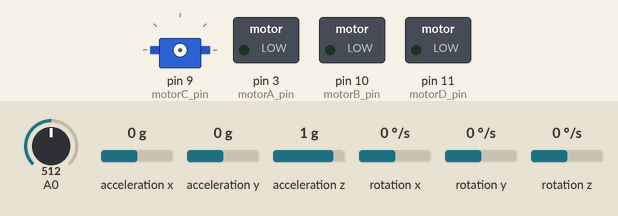
The sketch below on a simulated Arduino Uno, built with avr-gcc and run on an emulated ATmega328P. Shown: servo, switched loads named in the sketch (green lamp = pin HIGH). Wiring (inferred from the names in the program): MPU-6050 motion sensor at I2C address 0x68. The inputs (shaded band) are chosen by the test bench; at power-on: A0 = 512, acceleration x 0 g, acceleration y 0 g, acceleration z 1 g, rotation x 0 °/s, rotation y 0 °/s, rotation z 0 °/s.

Above: at 0.1 s.
At 1.9 s:
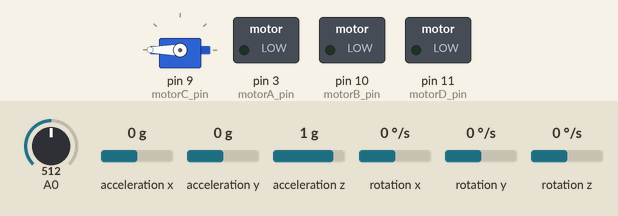
2.0 s: A0 set to 117
At 5.0 s:
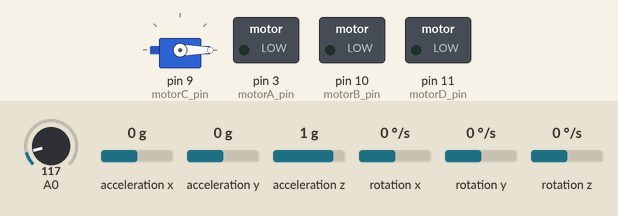
9.4 s: A0 set to 104
Timing chart, 0 to 18.9 s (numbered marks = the images above; inputs shaded):
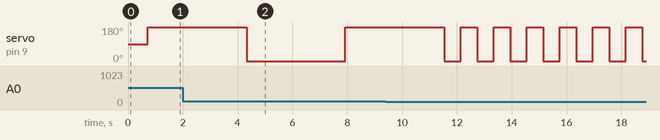

The sketch:

sketch_last.ino
```cpp
#include<Wire.h>
#include <Servo.h> //서보모터 라이브러리 사용

#define THROTTLE_MAX 255
#define THROTTLE_MIN 0

Servo myservo;

char ch;

int distance = 0; //Cm로 계산된 거리값을 저장해두기위해 변수를 선언합니다.
int volt = 0;

//MSP프로토콜 설정//
enum {
  START,
  CMD,
  ROLL,
  PITCH,
  YAW,
  THROTTLE,
  AUX,
  CRC,
};
uint8_t mspPacket[8];

const int MPU_addr = 0x68; //MPU Address//
int16_t AcX, AcY, AcZ, Tmp, GyX, GyY, GyZ; //가속도 센서값, 자이로 센서값//

//Roll, Pitch, Yaw 각도를 저장하기 위한 변수, 상보필터 저장 변수//
float accel_angle_x, accel_angle_y, accel_angle_z;
float filtered_angle_x, filtered_angle_y, filtered_angle_z;

//메시지 출력을 위한 알려주는 변수. extern으로 선언 시 선언된 변수가 어딘가에 있다는 것을 아두이노 소프트웨어에 알릴 때 사용//
extern float roll_output, pitch_output, yaw_output;
extern float motorA_speed, motorB_speed, motorC_speed, motorD_speed;

//보정형 변수//
float baseAcX, baseAcY, baseAcZ;
float baseGyX, baseGyY, baseGyZ;

//시간관련 값//
float dt;
unsigned long t_now;
unsigned long t_prev;

//자이로 센서를 이용한 각도구하기//
float gyro_x, gyro_y, gyro_z;

//이중루프PID에서 제어할 변수들(Roll, Pitch, Yaw)//
float roll_target_angle = 0.0;
float roll_angle_in;
float roll_rate_in;
float roll_stabilize_kp = 1;
float roll_stabilize_ki = 0;
float roll_rate_kp = 1;
float roll_rate_ki = 0;
float roll_stabilize_iterm;
float roll_rate_iterm;
float roll_output;

float pitch_target_angle = 0.0;
float pitch_angle_in;
float pitch_rate_in;
float pitch_stabilize_kp = 1;
float pitch_stabilize_ki = 0;
float pitch_rate_kp = 1;
float pitch_rate_ki = 0;
float pitch_stabilize_iterm;
float pitch_rate_iterm;
float pitch_output;

float yaw_target_angle = 0.0;
float yaw_angle_in;
float yaw_rate_in;
float yaw_stabilize_kp = 1;
float yaw_stabilize_ki = 0;
float yaw_rate_kp = 1;
float yaw_rate_ki = 0;
float yaw_stabilize_iterm;
float yaw_rate_iterm;
float yaw_output;

float base_roll_target_angle;
float base_pitch_target_angle;
float base_yaw_target_angle;

float roll_balancing_force;
float pitch_balancing_force;
float yaw_balancing_force;

extern float roll_target_angle;
extern float pitch_target_angle;
extern float yaw_target_angle;

//모터의 속도제어를 위한 값//
float throttle = 0;
float motorA_speed, motorB_speed, motorC_speed, motorD_speed;

//드론 프롭이 연결되어 있는 핀 정보//
int motorA_pin = 3;
int motorB_pin = 10;
int motorC_pin = 9;
int motorD_pin = 11;

void setup() {
  // put your setup code here, to run once:
  Serial.begin(115200); //HM-10(블루투스)로 부터 데이터를 받기 위해서 선언//
  initMPU6050(); //MPU6050초기화//
  calibAccelGyro(); //가속도 자이로 센서의 초기 평균값을 구한다.//
  initDT(); //시간 간격 초기화//
  initYPR(); //Roll, Pitch, Yaw의 초기각도 값을 설정(평균을 구해 초기 각도로 설정, 호버링을 위한 목표 각도로 사용)//
  initMotorSpeed(); //모터의 속도를 초기화//

   myservo.attach(9);   // 9번 핀
}
///////////////////////
void initMPU6050(){
  //MPU6050 초기화//
  Wire.begin();
  Wire.beginTransmission(MPU_addr);
  Wire.write(0x6B);
  Wire.write(0);
  Wire.endTransmission(true); //I2C의 제어권을 반환//
}
/////////////////////////
void calibAccelGyro(){
  float sumAcX = 0;
  float sumAcY = 0;
  float sumAcZ = 0;
  float sumGyX = 0;
  float sumGyY = 0;
  float sumGyZ = 0;

  readAccelGyro();

  //초기 보정값은 10번의 가속도 자이로 센서의 값을 받아 해당 평균값을 가진다.//
  for(int i=0; i<100; i++){
    readAccelGyro();

    sumAcX += AcX, sumAcY += AcY, sumAcZ += AcZ;
    sumGyX += GyX, sumGyY += GyY, sumGyZ += GyZ;

    delay(1);
  }

  baseAcX = sumAcX / 100;
  baseAcY = sumAcY / 100;
  baseAcZ = sumAcZ / 100;

  baseGyX = sumGyX / 100;
  baseGyY = sumGyY / 100;
  baseGyZ = sumGyZ / 100;
}
////////////////////////
void initDT(){
  t_prev = micros(); //초기 t_prev값은 근사값//
}
////////////////////////
void initYPR(){
  //초기 호버링의 각도를 잡아주기 위해서 Roll, Pitch, Yaw 상보필터 구하는 과정을 10번 반복한다.//
  for(int i=0; i<10; i++){
    readAccelGyro();
    calcDT();
    calcAccelYPR();
    calcGyroYPR();
    calcFilteredYPR();

    base_roll_target_angle += filtered_angle_y;
    base_pitch_target_angle += filtered_angle_x;
    base_yaw_target_angle += filtered_angle_z;

    delay(1);
  }

  //평균값을 구한다.//
  base_roll_target_angle /= 10;
  base_pitch_target_angle /= 10;
  base_yaw_target_angle /= 10;

  //초기 타겟 각도를 잡아준다.//
  roll_target_angle = base_roll_target_angle;
  pitch_target_angle = base_pitch_target_angle;
  yaw_target_angle = base_yaw_target_angle;
}
///////////////////////
void initMotorSpeed(){
  analogWrite(motorA_pin, THROTTLE_MIN);
  delay(100);
  analogWrite(motorB_pin, THROTTLE_MIN);
  delay(100);
  analogWrite(motorC_pin, THROTTLE_MIN);
  delay(100);
  analogWrite(motorD_pin, THROTTLE_MIN);
  delay(100);
}
////////////////////////
void loop() {
  // put your main code here, to run repeatedly:
  start_loop();
  checkMspPacket();
  mid_loop(0);
  servo_ratation();
}
void start_loop() {
  readAccelGyro();

  calcDT();

  calcAccelYPR(); //가속도 센서 Roll, Pitch, Yaw의 각도를 구하는 루틴//
  calcGyroYPR(); //자이로 센서 Roll, Pitch, Yaw의 각도를 구하는 루틴//
  calcFilteredYPR(); //상보필터를 적용해 Roll, Pitch, Yaw의 각도를 구하는 루틴//
}
void mid_loop(int n) {
  calcYPRtoDualPID(); //이중루프PID구현//
  calcMotorSpeed(n); //PID출력값을 구한것을 기준으로 모터의 속도를 계산한다.//
  updateMotorSpeed();
}

///////////////////////
void readAccelGyro(){
  Wire.beginTransmission(MPU_addr);
  Wire.write(0x3B);
  Wire.endTransmission(false);  //I2C의 제어권을 이어간다//
  Wire.requestFrom(MPU_addr, 14, true);

  //가속도, 자이로 센서의 값을 읽어온다.//
  AcX = Wire.read() << 8|Wire.read();
  AcY = Wire.read() << 8|Wire.read();
  AcZ = Wire.read() << 8|Wire.read();
  Tmp = Wire.read() << 8|Wire.read();
  GyX = Wire.read() << 8|Wire.read();
  GyY = Wire.read() << 8|Wire.read();
  GyZ = Wire.read() << 8|Wire.read();
}
///////////////////////
void calcDT(){
  t_now = micros();
  dt = (t_now - t_prev) / 1000000.0;
  t_prev = t_now;
}
////////////////////////
void calcAccelYPR(){
  float accel_x, accel_y, accel_z;
  float accel_xz, accel_yz;
  const float RADIANS_TO_DEGREES = 180 / 3.14159;

  accel_x = AcX - baseAcX;
  accel_y = AcY - baseAcY;
  accel_z = AcZ + (16384 - baseAcZ);

  //accel_angle_y는 Roll각을 의미//
  accel_yz = sqrt(pow(accel_y, 2) + pow(accel_z, 2));
  accel_angle_y = atan(-accel_x / accel_yz) * RADIANS_TO_DEGREES;

  //accel_angle_x는 Pitch값을 의미//
  accel_xz = sqrt(pow(accel_x, 2) + pow(accel_z, 2));
  accel_angle_x = atan(accel_y / accel_xz) * RADIANS_TO_DEGREES;

  accel_angle_z = 0; //중력 가속도(g)의 방향과 정반대의 방향을 가리키므로 가속도 센서를 이용해서는 회전각을 계산할 수 없다.//
}
/////////////////////////
void calcGyroYPR(){
  const float GYROXYZ_TO_DEGREES_PER_SEC = 131;

  gyro_x = (GyX - baseGyX) / GYROXYZ_TO_DEGREES_PER_SEC;
  gyro_y = (GyY - baseGyY) / GYROXYZ_TO_DEGREES_PER_SEC;
  gyro_z = (GyZ - baseGyZ) / GYROXYZ_TO_DEGREES_PER_SEC;
}
/////////////////////////
void calcFilteredYPR(){
  const float ALPHA = 0.96;
  float tmp_angle_x, tmp_angle_y, tmp_angle_z;

  tmp_angle_x = filtered_angle_x + gyro_x * dt;
  tmp_angle_y = filtered_angle_y + gyro_y * dt;
  tmp_angle_z = filtered_angle_z + gyro_z * dt;

  //상보필터 값 구하기(가속도, 자이로 센서의 절충)//
  filtered_angle_x = ALPHA * tmp_angle_x + (1.0-ALPHA) * accel_angle_x;
  filtered_angle_y = ALPHA * tmp_angle_y + (1.0-ALPHA) * accel_angle_y;
  filtered_angle_z = tmp_angle_z;
}
//////////////////////
void dualPID(float target_angle,
             float angle_in,
             float rate_in,
             float stabilize_kp,
             float stabilize_ki,
             float rate_kp,
             float rate_ki,
             float &stabilize_iterm,
             float &rate_iterm,
             float &output,
             float &balancing_force
){
  float angle_error;
  float desired_rate;
  float rate_error;
  float stabilize_pterm, rate_pterm;

  //이중루프PID알고리즘//

  angle_error = target_angle - angle_in;
  balancing_force = (1*angle_error) + (1.5*(-rate_in));


  stabilize_pterm = stabilize_kp * angle_error;
  stabilize_iterm += stabilize_ki * angle_error * dt; //안정화 적분항//

  desired_rate = stabilize_pterm;

  rate_error = desired_rate - rate_in;

  rate_pterm = rate_kp * rate_error; //각속도 비례항//
  rate_iterm += rate_ki * rate_error * dt; //각속도 적분항//

   if(throttle == 0)
  {
    stabilize_iterm = 0;
    stabilize_pterm = 0;
    rate_pterm = 0;
    rate_iterm = 0;
    }

  output = rate_pterm + rate_iterm + stabilize_iterm + balancing_force ; //최종 출력 : 각속도 비례항 + 각속도 적분항 + 안정화 적분항//

}
///////////////////////
void calcYPRtoDualPID(){
  roll_angle_in = filtered_angle_y;
  roll_rate_in = gyro_y;

  dualPID(roll_target_angle,
          roll_angle_in,
          roll_rate_in,
          roll_stabilize_kp,
          roll_stabilize_ki,
          roll_rate_kp,
          roll_rate_ki,
          roll_stabilize_iterm,
          roll_rate_iterm,
          roll_output,
          roll_balancing_force
  );

  pitch_angle_in = filtered_angle_x;
  pitch_rate_in = gyro_x;

  dualPID(pitch_target_angle,
          pitch_angle_in,
          pitch_rate_in,
          pitch_stabilize_kp,
          pitch_stabilize_ki,
          pitch_rate_kp,
          pitch_rate_ki,
          pitch_stabilize_iterm,
          pitch_rate_iterm,
          pitch_output,
          pitch_balancing_force
  );

  yaw_angle_in = filtered_angle_z;
  yaw_rate_in = gyro_z;

  dualPID(yaw_target_angle,
          yaw_angle_in,
          yaw_rate_in,
          yaw_stabilize_kp,
          yaw_stabilize_ki,
          yaw_rate_kp,
          yaw_rate_ki,
          yaw_stabilize_iterm,
          yaw_rate_iterm,
          yaw_output,
          yaw_balancing_force
  );
}
///////////////////////
void calcMotorSpeed(int n){

  if( n == 0 ) {
  //모터 속도 보정(호버링)//
  motorA_speed = (throttle == 0) ? 0 : throttle + yaw_output + roll_output + pitch_output ;
  motorB_speed = (throttle == 0) ? 0 : throttle - yaw_output - roll_output + pitch_output ;
  motorC_speed = (throttle == 0) ? 0 : throttle + yaw_output - roll_output - pitch_output ;
  motorD_speed = (throttle == 0) ? 0 : throttle - yaw_output + roll_output - pitch_output ;
  }
  else if( n == 1) {
    //모터 속도 보정(호버링) 반대, A와C 교환, B와D 교환//
  motorA_speed = (throttle == 0) ? 0 : throttle + yaw_output - roll_output - pitch_output ;
  motorB_speed = (throttle == 0) ? 0 : throttle - yaw_output + roll_output - pitch_output ;
  motorC_speed = (throttle == 0) ? 0 : throttle + yaw_output + roll_output + pitch_output ;
  motorD_speed = (throttle == 0) ? 0 : throttle - yaw_output - roll_output + pitch_output ;
  }

  //아날로그의 PWM값은 0~255이므로 각 경계값마다의 보정작업//
  if(motorA_speed < 0){
    motorA_speed = 0;
  } if(motorA_speed > 250){
    motorA_speed = 250;
  } if(motorB_speed < 0){
    motorB_speed = 0;
  } if(motorB_speed > 250){
    motorB_speed = 250;
  } if(motorC_speed < 0){
    motorC_speed = 0;
  } if(motorC_speed > 250){
    motorC_speed = 250;
  } if(motorD_speed < 0){
    motorD_speed = 0;
  } if(motorD_speed > 250){
    motorD_speed = 250;
  }


}
/////////////////////////
void checkMspPacket(){
  static uint32_t cnt;

  if(Serial.available() > 0){
    while(Serial.available() > 0){
      uint8_t mspData = Serial.read();

      if(mspData == 240){
        cnt = START;
      } else{
        cnt++;
      }

      mspPacket[cnt] = mspData;

      if(cnt == CRC){
        if(mspPacket[CMD] == 161){
          throttle = mspPacket[THROTTLE]; //모터의 속도값을 가져온다//

          //roll, pitch, yaw 컨트롤//
          roll_target_angle = base_roll_target_angle;
          pitch_target_angle = base_pitch_target_angle;
          yaw_target_angle = base_yaw_target_angle;

          //기준값이 0이므로 전송받는 기본값인 125를 뺀다.Pitch, Yaw는 부호가 반대여야지 정상적인 컨트롤이 가능
          roll_target_angle += mspPacket[ROLL]-125;
          pitch_target_angle += -(mspPacket[PITCH]-125);
          yaw_target_angle += -(mspPacket[YAW]-125);
        }
      }
    }
  }
}
///////////////////////////
void updateMotorSpeed(){
  //어느 한 프롭의 속도를 움직이지 않으면 회전한다.//
  analogWrite(motorA_pin, motorA_speed);
  analogWrite(motorB_pin, motorB_speed);
  analogWrite(motorC_pin, motorC_speed);
  analogWrite(motorD_pin, motorD_speed);
}

// 모터 회전 시키기
void servo_ratation() {
   myservo.write(180);    // 오른쪽으로 90의 속도로 회전
      delay(600);         // 회전 유지
   check_distance();      // 거리 계산 or 속도변경

   myservo.write(0);      // 왼쪽으로 90의 속도로 회전
        delay(600);       // 회전 유지
   check_distance();      // 거리 계산 or 속도변경
}

 // 거리 계산 or 속도변경
void check_distance() {
  int limit_distance = 50;  // 제한 거리
  int maintain_time = 3000; // 바꾼 후 지속 초/1000

  volt = map(analogRead(A0), 0, 1023, 0, 5000);     // 아날로그 0번 핀
  distance = (27.61 / (volt - 0.1696)) * 1000;
  //distance = 3.6473*(1/pow(volt,3)) - 9.6037*(1/pow(volt,2)) + 36.39*(1/volt) - 4.1143;

 if( distance <= limit_distance ) {   // 측정 거리가 제한거리보다 적다면 실행
  mid_loop(1);
  delay(maintain_time);   // 딜레이 주어서 변경한 속도로 잠시 유지

  start_loop();
  mid_loop(0);
 }
}
```

Measured:
- by itself, servo on pin 9 (motorC_pin): alternates 180° for 0.60 s and 0° for 0.60 s
